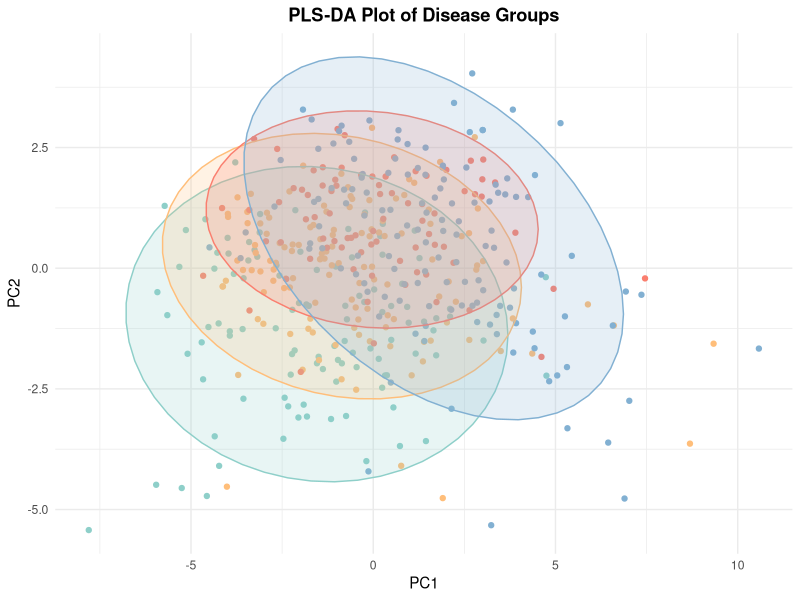

The R script that drew this image:
# Load necessary packages
library(ggplot2)  # For data visualization
library(pls)      # For Partial Least Squares (PLS) modeling
library(MASS)     # For plotting confidence ellipses

# Read the dataset from a tab-delimited file
data <- read.csv("data/Human_CT_Values.txt", sep = "\t", header = TRUE)

# Convert all columns (except the first) to numeric type
data[, 2:ncol(data)] <- lapply(data[, 2:ncol(data)], as.numeric)

# Calculate the proportion of missing values (NA) for each column
na_percentage <- sapply(data[, 2:ncol(data)], function(col) mean(is.na(col)))
print(na_percentage)

# Filter out columns with more than 3% missing values
data_filtered <- data[, c(TRUE, na_percentage <= 0.03)]

# Separate labels (first column) and features (remaining columns)
labels <- data_filtered[, 1]
features <- data_filtered[, -1]

# Impute missing values using the mean of the corresponding group (defined by labels)
data_filled <- features
for (col in 1:ncol(features)) {
  data_filled[, col] <- ave(features[, col], labels, FUN = function(x) ifelse(is.na(x), mean(x, na.rm = TRUE), x))
}

# Convert the label column to a factor type
labels <- as.factor(labels)

# Convert factor labels to numeric values for modeling
labels_numeric <- as.numeric(labels)

# Build a PLS-DA model
pls_model <- plsr(labels_numeric ~ ., data = data_filled, validation = "LOO", scale = TRUE)  # Use Leave-One-Out (LOO) cross-validation

# Extract scores for the first two principal components
scores <- scores(pls_model, ncomp = 2)

# Prepare a data frame for plotting
scores_df <- data.frame(
  PC1 = scores[, 1],  # First principal component
  PC2 = scores[, 2],  # Second principal component
  Label = labels      # Corresponding group labels
)

# Define custom colors for the plot
custom_colors <- c("#8ECFC9", "#FFBE7A", "#FA7F6F", "#82B0D2")

# Create the PLS-DA plot
p <- ggplot(scores_df, aes(x = PC1, y = PC2, color = Label)) +
  geom_point(size = 1.5) +  # Plot points for PLS-DA scores
  stat_ellipse(level = 0.95, aes(fill = Label), alpha = 0.2, geom = "polygon", show.legend = FALSE) +  # Add 95% confidence ellipses
  scale_color_manual(values = custom_colors) +  # Use custom colors for points
  scale_fill_manual(values = custom_colors) +  # Use custom colors for ellipses
  theme_minimal() +  # Apply minimal theme
  labs(title = "PLS-DA Plot of Disease Groups", x = "PC1", y = "PC2") +  # Add title and axis labels
  theme(plot.title = element_text(hjust = 0.5, face = "bold"),  # Center and bold the title
        legend.position = "none")  # Remove legend

# Save the plot as a PDF file
ggsave("figure/CT/Reduct_Dimension/PLS-DA.pdf", plot = p, width = 4, height = 4)
